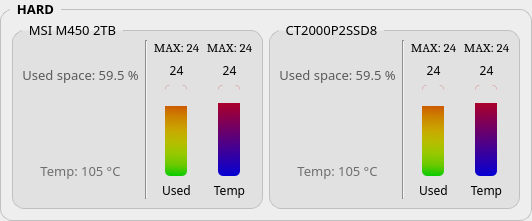
          <widget class="QGroupBox" name="hardGroupbox">
           <property name="sizePolicy">
            <sizepolicy hsizetype="Minimum" vsizetype="Minimum">
             <horstretch>0</horstretch>
             <verstretch>0</verstretch>
            </sizepolicy>
           </property>
           <property name="font">
            <font>
             <family>Segoe Script</family>
             <pointsize>10</pointsize>
             <weight>75</weight>
             <bold>true</bold>
            </font>
           </property>
           <property name="styleSheet">
            <string notr="true">QGroupBox {
    border: 1px solid silver;
    border-radius: 12px;
    margin-top: 9px;
	background-color: rgb(238, 238, 238);
}

QGroupBox::title {
    subcontrol-origin: margin;
    left: 10px;
    padding: 0px 5px 0px 5px;
}</string>
           </property>
           <property name="title">
            <string>HARD</string>
           </property>
           <layout class="QGridLayout" name="gridLayout_16">
            <property name="sizeConstraint">
             <enum>QLayout::SetMinimumSize</enum>
            </property>
            <item row="0" column="0">
             <layout class="QHBoxLayout" name="horizontalLayout_11">
              <property name="sizeConstraint">
               <enum>QLayout::SetMinimumSize</enum>
              </property>
              <item>
               <widget class="QGroupBox" name="hard1Groupbox">
                <property name="sizePolicy">
                 <sizepolicy hsizetype="Minimum" vsizetype="Minimum">
                  <horstretch>0</horstretch>
                  <verstretch>0</verstretch>
                 </sizepolicy>
                </property>
                <property name="font">
                 <font>
                  <family>Segoe Script</family>
                  <pointsize>10</pointsize>
                 </font>
                </property>
                <property name="styleSheet">
                 <string notr="true">background-color: rgb(225, 225, 225);</string>
                </property>
                <property name="title">
                 <string>MSI M450 2TB</string>
                </property>
                <layout class="QGridLayout" name="gridLayout_18">
                 <property name="sizeConstraint">
                  <enum>QLayout::SetMinimumSize</enum>
                 </property>
                 <item row="0" column="0">
                  <layout class="QHBoxLayout" name="horizontalLayout_13">
                   <property name="sizeConstraint">
                    <enum>QLayout::SetMinimumSize</enum>
                   </property>
                   <item>
                    <layout class="QVBoxLayout" name="verticalLayout_8">
                     <property name="sizeConstraint">
                      <enum>QLayout::SetMinimumSize</enum>
                     </property>
                     <property name="topMargin">
                      <number>6</number>
                     </property>
                     <item>
                      <widget class="QLabel" name="hard1Used">
                       <property name="font">
                        <font>
                         <family>Unispace</family>
                         <pointsize>10</pointsize>
                        </font>
                       </property>
                       <property name="styleSheet">
                        <string notr="true">color: rgb(90, 90, 90);</string>
                       </property>
                       <property name="text">
                        <string>Used space: 59.5 %</string>
                       </property>
                       <property name="alignment">
                        <set>Qt::AlignCenter</set>
                       </property>
                      </widget>
                     </item>
                     <item>
                      <spacer name="hard1Spacer">
                       <property name="orientation">
                        <enum>Qt::Vertical</enum>
                       </property>
                       <property name="sizeType">
                        <enum>QSizePolicy::Fixed</enum>
                       </property>
                       <property name="sizeHint" stdset="0">
                        <size>
                         <width>0</width>
                         <height>32</height>
                        </size>
                       </property>
                      </spacer>
                     </item>
                     <item>
                      <widget class="QLabel" name="hard1temp">
                       <property name="font">
                        <font>
                         <family>Unispace</family>
                         <pointsize>10</pointsize>
                        </font>
                       </property>
                       <property name="styleSheet">
                        <string notr="true">color: rgb(110, 110, 110);</string>
                       </property>
                       <property name="text">
                        <string>Temp: 105 °C</string>
                       </property>
                       <property name="alignment">
                        <set>Qt::AlignCenter</set>
                       </property>
                      </widget>
                     </item>
                    </layout>
                   </item>
                   <item>
                    <widget class="Line" name="line_2">
                     <property name="minimumSize">
                      <size>
                       <width>2</width>
                       <height>0</height>
                      </size>
                     </property>
                     <property name="maximumSize">
                      <size>
                       <width>2</width>
                       <height>16777215</height>
                      </size>
                     </property>
                     <property name="styleSheet">
                      <string notr="true">background-color: rgb(213, 213, 213);</string>
                     </property>
                     <property name="orientation">
                      <enum>Qt::Vertical</enum>
                     </property>
                    </widget>
                   </item>
                   <item>
                    <layout class="QHBoxLayout" name="horizontalLayout_14">
                     <property name="sizeConstraint">
                      <enum>QLayout::SetMinimumSize</enum>
                     </property>
                     <item>
                      <layout class="QVBoxLayout" name="verticalLayout_15">
                       <property name="sizeConstraint">
                        <enum>QLayout::SetMinimumSize</enum>
                       </property>
                       <item>
                        <widget class="QLabel" name="hard1usagemaxPercent">
                         <property name="font">
                          <font>
                           <family>Cambria</family>
                           <pointsize>10</pointsize>
                          </font>
                         </property>
                         <property name="text">
                          <string>MAX: 24</string>
                         </property>
                         <property name="alignment">
                          <set>Qt::AlignCenter</set>
                         </property>
                        </widget>
                       </item>
                       <item>
                        <widget class="QLabel" name="hard1usagePercent">
                         <property name="font">
                          <font>
                           <family>Sitka Banner Semibold</family>
                          </font>
                         </property>
                         <property name="text">
                          <string>24</string>
                         </property>
                         <property name="alignment">
                          <set>Qt::AlignCenter</set>
                         </property>
                        </widget>
                       </item>
                       <item>
                        <layout class="QHBoxLayout" name="horizontalLayout_15">
                         <property name="sizeConstraint">
                          <enum>QLayout::SetMinimumSize</enum>
                         </property>
                         <item>
                          <widget class="QProgressBar" name="hard1usageChart">
                           <property name="styleSheet">
                            <string notr="true">QProgressBar
{
border: 0px solid grey;
border-radius: 5px;
background-color: qlineargradient(spread:pad, x1:0.482, y1:0, x2:0.472, y2:1, stop:0 rgba(193, 0, 0, 255), stop:0.120603 rgba(200, 62, 0, 255), stop:0.241206 rgba(205, 95, 0, 255), stop:0.346734 rgba(205, 130, 0, 255), stop:0.507538 rgba(200, 170, 0, 255), stop:0.628141 rgba(183, 189, 0, 255), stop:0.748744 rgba(153, 200, 0, 255), stop:0.879397 rgba(107, 201, 0, 255), stop:1 rgba(8, 203, 0, 255));
}
QProgressBar::chunk 
{
background-color: rgb(225, 225, 225);
border-top-left-radius :5px;
border-top-right-radius :5px;
}    </string>
                           </property>
                           <property name="value">
                            <number>24</number>
                           </property>
                           <property name="alignment">
                            <set>Qt::AlignCenter</set>
                           </property>
                           <property name="textVisible">
                            <bool>false</bool>
                           </property>
                           <property name="orientation">
                            <enum>Qt::Vertical</enum>
                           </property>
                           <property name="invertedAppearance">
                            <bool>true</bool>
                           </property>
                          </widget>
                         </item>
                        </layout>
                       </item>
                       <item>
                        <widget class="QLabel" name="usageLabel4">
                         <property name="font">
                          <font>
                           <family>Nirmala UI Semilight</family>
                           <pointsize>9</pointsize>
                          </font>
                         </property>
                         <property name="text">
                          <string>Used</string>
                         </property>
                         <property name="alignment">
                          <set>Qt::AlignCenter</set>
                         </property>
                        </widget>
                       </item>
                      </layout>
                     </item>
                     <item>
                      <layout class="QVBoxLayout" name="verticalLayout_17">
                       <property name="sizeConstraint">
                        <enum>QLayout::SetMinimumSize</enum>
                       </property>
                       <item>
                        <widget class="QLabel" name="hard1tempmaxPercent">
                         <property name="font">
                          <font>
                           <family>Cambria</family>
                           <pointsize>10</pointsize>
                          </font>
                         </property>
                         <property name="text">
                          <string>MAX: 24</string>
                         </property>
                         <property name="alignment">
                          <set>Qt::AlignCenter</set>
                         </property>
                        </widget>
                       </item>
                       <item>
                        <widget class="QLabel" name="hard1tempPercent">
                         <property name="font">
                          <font>
                           <family>Sitka Banner Semibold</family>
                          </font>
                         </property>
                         <property name="text">
                          <string>24</string>
                         </property>
                         <property name="alignment">
                          <set>Qt::AlignCenter</set>
                         </property>
                        </widget>
                       </item>
                       <item>
                        <layout class="QHBoxLayout" name="horizontalLayout_16">
                         <property name="sizeConstraint">
                          <enum>QLayout::SetMinimumSize</enum>
                         </property>
                         <item>
                          <widget class="QProgressBar" name="hard1tempChart">
                           <property name="layoutDirection">
                            <enum>Qt::LeftToRight</enum>
                           </property>
                           <property name="styleSheet">
                            <string notr="true">QProgressBar
{
border: solid grey;
border-radius: 5px;
background-color: qlineargradient(spread:pad, x1:0.477, y1:0, x2:0.486, y2:1, stop:0 rgba(211, 0, 0, 255), stop:1 rgba(5, 0, 211, 255));
}
QProgressBar::chunk 
{
background-color: rgb(225, 225, 225);
border-top-left-radius :5px;
border-top-right-radius :5px;
}    </string>
                           </property>
                           <property name="maximum">
                            <number>120</number>
                           </property>
                           <property name="value">
                            <number>24</number>
                           </property>
                           <property name="alignment">
                            <set>Qt::AlignCenter</set>
                           </property>
                           <property name="textVisible">
                            <bool>false</bool>
                           </property>
                           <property name="orientation">
                            <enum>Qt::Vertical</enum>
                           </property>
                           <property name="invertedAppearance">
                            <bool>true</bool>
                           </property>
                          </widget>
                         </item>
                        </layout>
                       </item>
                       <item>
                        <widget class="QLabel" name="tempLabel3">
                         <property name="font">
                          <font>
                           <family>Nirmala UI Semilight</family>
                           <pointsize>9</pointsize>
                          </font>
                         </property>
                         <property name="text">
                          <string>Temp</string>
                         </property>
                         <property name="alignment">
                          <set>Qt::AlignCenter</set>
                         </property>
                        </widget>
                       </item>
                      </layout>
                     </item>
                    </layout>
                   </item>
                  </layout>
                 </item>
                </layout>
               </widget>
              </item>
              <item>
               <widget class="QGroupBox" name="hard2Groupbox">
                <property name="sizePolicy">
                 <sizepolicy hsizetype="Minimum" vsizetype="Minimum">
                  <horstretch>0</horstretch>
                  <verstretch>0</verstretch>
                 </sizepolicy>
                </property>
                <property name="font">
                 <font>
                  <family>Segoe Script</family>
                  <pointsize>10</pointsize>
                 </font>
                </property>
                <property name="styleSheet">
                 <string notr="true">background-color: rgb(225, 225, 225);</string>
                </property>
                <property name="title">
                 <string>CT2000P2SSD8</string>
                </property>
                <layout class="QGridLayout" name="gridLayout_17">
                 <property name="sizeConstraint">
                  <enum>QLayout::SetMinimumSize</enum>
                 </property>
                 <item row="0" column="0">
                  <layout class="QHBoxLayout" name="horizontalLayout_17">
                   <property name="sizeConstraint">
                    <enum>QLayout::SetMinimumSize</enum>
                   </property>
                   <item>
                    <layout class="QVBoxLayout" name="verticalLayout_18">
                     <property name="sizeConstraint">
                      <enum>QLayout::SetMinimumSize</enum>
                     </property>
                     <property name="topMargin">
                      <number>6</number>
                     </property>
                     <item>
                      <widget class="QLabel" name="hard2Used">
                       <property name="font">
                        <font>
                         <family>Unispace</family>
                         <pointsize>10</pointsize>
                        </font>
                       </property>
                       <property name="styleSheet">
                        <string notr="true">color: rgb(90, 90, 90);</string>
                       </property>
                       <property name="text">
                        <string>Used space: 59.5 %</string>
                       </property>
                       <property name="alignment">
                        <set>Qt::AlignCenter</set>
                       </property>
                      </widget>
                     </item>
                     <item>
                      <spacer name="hard2Spacer">
                       <property name="orientation">
                        <enum>Qt::Vertical</enum>
                       </property>
                       <property name="sizeType">
                        <enum>QSizePolicy::Fixed</enum>
                       </property>
                       <property name="sizeHint" stdset="0">
                        <size>
                         <width>0</width>
                         <height>32</height>
                        </size>
                       </property>
                      </spacer>
                     </item>
                     <item>
                      <widget class="QLabel" name="hard2Temp">
                       <property name="font">
                        <font>
                         <family>Unispace</family>
                         <pointsize>10</pointsize>
                        </font>
                       </property>
                       <property name="styleSheet">
                        <string notr="true">color: rgb(110, 110, 110);</string>
                       </property>
                       <property name="text">
                        <string>Temp: 105 °C</string>
                       </property>
                       <property name="alignment">
                        <set>Qt::AlignCenter</set>
                       </property>
                      </widget>
                     </item>
                    </layout>
                   </item>
                   <item>
                    <widget class="Line" name="line_3">
                     <property name="minimumSize">
                      <size>
                       <width>2</width>
                       <height>0</height>
                      </size>
                     </property>
                     <property name="maximumSize">
                      <size>
                       <width>2</width>
                       <height>16777215</height>
                      </size>
                     </property>
                     <property name="styleSheet">
                      <string notr="true">background-color: rgb(213, 213, 213);</string>
                     </property>
                     <property name="orientation">
                      <enum>Qt::Vertical</enum>
                     </property>
                    </widget>
                   </item>
                   <item>
                    <layout class="QHBoxLayout" name="horizontalLayout_18">
                     <property name="sizeConstraint">
                      <enum>QLayout::SetMinimumSize</enum>
                     </property>
                     <item>
                      <layout class="QVBoxLayout" name="verticalLayout_20">
                       <property name="sizeConstraint">
                        <enum>QLayout::SetMinimumSize</enum>
                       </property>
                       <item>
                        <widget class="QLabel" name="hard2usagemaxPercent">
                         <property name="font">
                          <font>
                           <family>Cambria</family>
                           <pointsize>10</pointsize>
                          </font>
                         </property>
                         <property name="text">
                          <string>MAX: 24</string>
                         </property>
                         <property name="alignment">
                          <set>Qt::AlignCenter</set>
                         </property>
                        </widget>
                       </item>
                       <item>
                        <widget class="QLabel" name="hard2usagePercent">
                         <property name="font">
                          <font>
                           <family>Sitka Banner Semibold</family>
                          </font>
                         </property>
                         <property name="text">
                          <string>24</string>
                         </property>
                         <property name="alignment">
                          <set>Qt::AlignCenter</set>
                         </property>
                        </widget>
                       </item>
                       <item>
                        <layout class="QHBoxLayout" name="horizontalLayout_19">
                         <property name="sizeConstraint">
                          <enum>QLayout::SetMinimumSize</enum>
                         </property>
                         <item>
                          <widget class="QProgressBar" name="hard2usageChart">
                           <property name="styleSheet">
                            <string notr="true">QProgressBar
{
border: 0px solid grey;
border-radius: 5px;
background-color: qlineargradient(spread:pad, x1:0.482, y1:0, x2:0.472, y2:1, stop:0 rgba(193, 0, 0, 255), stop:0.120603 rgba(200, 62, 0, 255), stop:0.241206 rgba(205, 95, 0, 255), stop:0.346734 rgba(205, 130, 0, 255), stop:0.507538 rgba(200, 170, 0, 255), stop:0.628141 rgba(183, 189, 0, 255), stop:0.748744 rgba(153, 200, 0, 255), stop:0.879397 rgba(107, 201, 0, 255), stop:1 rgba(8, 203, 0, 255));
}
QProgressBar::chunk 
{
background-color: rgb(225, 225, 225);
border-top-left-radius :5px;
border-top-right-radius :5px;
}    </string>
                           </property>
                           <property name="value">
                            <number>24</number>
                           </property>
                           <property name="alignment">
                            <set>Qt::AlignCenter</set>
                           </property>
                           <property name="textVisible">
                            <bool>false</bool>
                           </property>
                           <property name="orientation">
                            <enum>Qt::Vertical</enum>
                           </property>
                           <property name="invertedAppearance">
                            <bool>true</bool>
                           </property>
                          </widget>
                         </item>
                        </layout>
                       </item>
                       <item>
                        <widget class="QLabel" name="usageLabel5">
                         <property name="font">
                          <font>
                           <family>Nirmala UI Semilight</family>
                           <pointsize>9</pointsize>
                          </font>
                         </property>
                         <property name="text">
                          <string>Used</string>
                         </property>
                         <property name="alignment">
                          <set>Qt::AlignCenter</set>
                         </property>
                        </widget>
                       </item>
                      </layout>
                     </item>
                     <item>
                      <layout class="QVBoxLayout" name="verticalLayout_21">
                       <property name="sizeConstraint">
                        <enum>QLayout::SetMinimumSize</enum>
                       </property>
                       <item>
                        <widget class="QLabel" name="hard2tempmaxPercent">
                         <property name="font">
                          <font>
                           <family>Cambria</family>
                           <pointsize>10</pointsize>
                          </font>
                         </property>
                         <property name="text">
                          <string>MAX: 24</string>
                         </property>
                         <property name="alignment">
                          <set>Qt::AlignCenter</set>
                         </property>
                        </widget>
                       </item>
                       <item>
                        <widget class="QLabel" name="hard2tempPercent">
                         <property name="font">
                          <font>
                           <family>Sitka Banner Semibold</family>
                          </font>
                         </property>
                         <property name="text">
                          <string>24</string>
                         </property>
                         <property name="alignment">
                          <set>Qt::AlignCenter</set>
                         </property>
                        </widget>
                       </item>
                       <item>
                        <layout class="QHBoxLayout" name="horizontalLayout_20">
                         <property name="sizeConstraint">
                          <enum>QLayout::SetMinimumSize</enum>
                         </property>
                         <item>
                          <widget class="QProgressBar" name="hard2tempChart">
                           <property name="layoutDirection">
                            <enum>Qt::LeftToRight</enum>
                           </property>
                           <property name="styleSheet">
                            <string notr="true">QProgressBar
{
border: solid grey;
border-radius: 5px;
background-color: qlineargradient(spread:pad, x1:0.477, y1:0, x2:0.486, y2:1, stop:0 rgba(211, 0, 0, 255), stop:1 rgba(5, 0, 211, 255));
}
QProgressBar::chunk 
{
background-color: rgb(225, 225, 225);
border-top-left-radius :5px;
border-top-right-radius :5px;
}    </string>
                           </property>
                           <property name="maximum">
                            <number>120</number>
                           </property>
                           <property name="value">
                            <number>24</number>
                           </property>
                           <property name="alignment">
                            <set>Qt::AlignCenter</set>
                           </property>
                           <property name="textVisible">
                            <bool>false</bool>
                           </property>
                           <property name="orientation">
                            <enum>Qt::Vertical</enum>
                           </property>
                           <property name="invertedAppearance">
                            <bool>true</bool>
                           </property>
                          </widget>
                         </item>
                        </layout>
                       </item>
                       <item>
                        <widget class="QLabel" name="tempLabel4">
                         <property name="font">
                          <font>
                           <family>Nirmala UI Semilight</family>
                           <pointsize>9</pointsize>
                          </font>
                         </property>
                         <property name="text">
                          <string>Temp</string>
                         </property>
                         <property name="alignment">
                          <set>Qt::AlignCenter</set>
                         </property>
                        </widget>
                       </item>
                      </layout>
                     </item>
                    </layout>
                   </item>
                  </layout>
                 </item>
                </layout>
               </widget>
              </item>
             </layout>
            </item>
           </layout>
          </widget>
